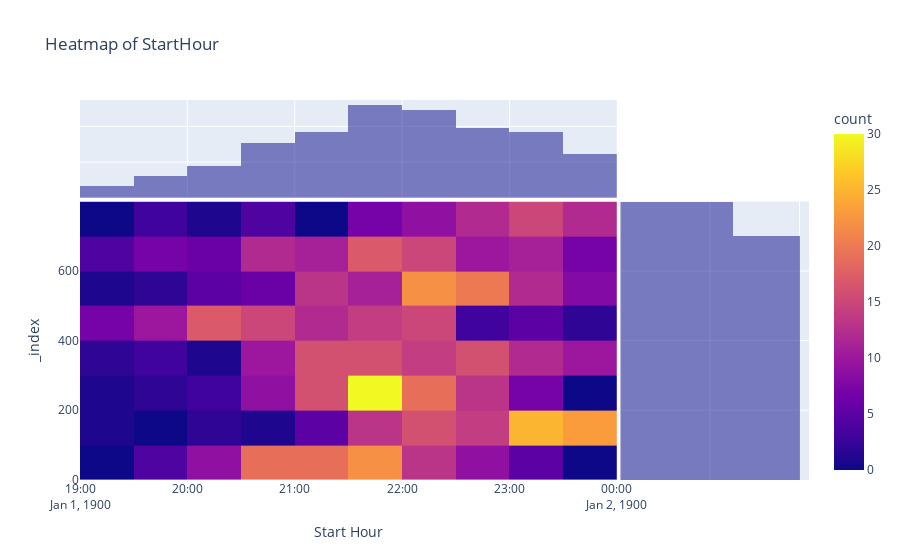
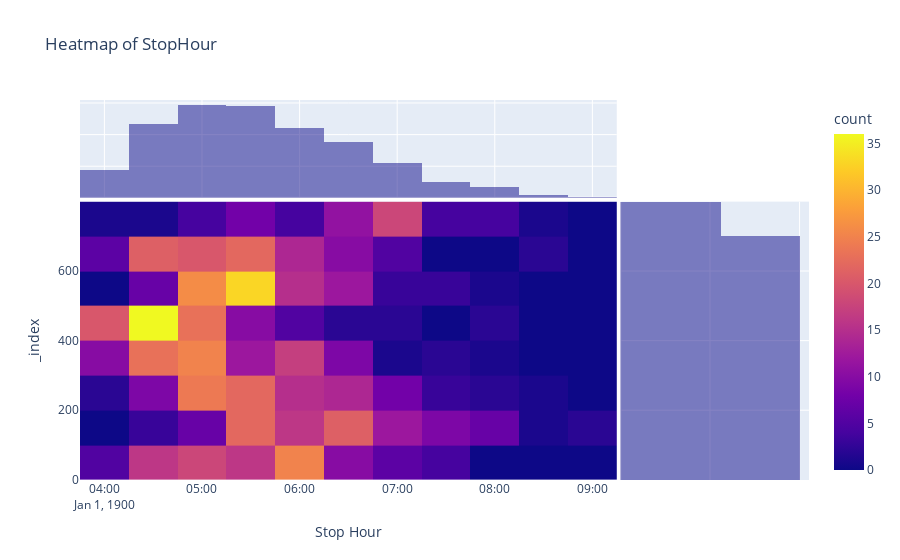

Source (notebook cell) for these figures, in order:
### Markdown cell above
On summer I am living more humid city than Istanbul that explains well.

### Code cell
# Load the CSV file
file_path = '/Users/saidildeniz/Downloads/cs210/merged_data_final.csv'
df = pd.read_csv(file_path)

# Drop rows where StartHour and StopHour are equal to '21:00'
df = df[df['StartHour'] != '21:00']
df = df[df['StopHour'] != '21:00']

# Drop rows with empty values
df = df.dropna(subset=['StartHour', 'StopHour'])

# Convert StartHour and StopHour to datetime objects for proper analysis
df['StartHour'] = pd.to_datetime(df['StartHour'], format='%H:%M')
df['StopHour'] = pd.to_datetime(df['StopHour'], format='%H:%M')

# Set the index to datetime columns
df_start_hour_filtered = df.set_index('StartHour').between_time('19:00', '23:59')
df_stop_hour_filtered = df.set_index('StopHour').between_time('04:00', '09:00')

# Reset the index for plotting
df_start_hour_filtered.reset_index(inplace=True)
df_stop_hour_filtered.reset_index(inplace=True)

# Create a heatmap for StartHour
fig_start_hour = px.density_heatmap(
    df_start_hour_filtered,
    x='StartHour',
    y=df_start_hour_filtered.index,
    marginal_x='histogram',
    marginal_y='histogram',
    title='Heatmap of StartHour',
    labels={'StartHour': 'Start Hour'},
)

# Create a heatmap for StopHour
fig_stop_hour = px.density_heatmap(
    df_stop_hour_filtered,
    x='StopHour',
    y=df_stop_hour_filtered.index,
    marginal_x='histogram',
    marginal_y='histogram',
    title='Heatmap of StopHour',
    labels={'StopHour': 'Stop Hour'},
)

# Show the plots
fig_start_hour.show()
fig_stop_hour.show()

### Figure 1 — Plotly figure (JSON) as saved in the notebook; plotly's stock layout.template omitted (floating-point values rounded to 4 significant figures; data arrays with more than 128 entries replaced by an {"elided": "..."} marker saying what was removed)
{"data": [{"coloraxis": "coloraxis", "hovertemplate": "Start Hour=%{x}<br>_index=%{y}<br>count=%{z}<extra></extra>", "name": "", "type": "histogram2d", "x": {"elided": "763 str values"}, "xaxis": "x", "xbingroup": "x", "y": {"elided": "763 int values"}, "yaxis": "y", "ybingroup": "y"}, {"alignmentgroup": "True", "bingroup": "x", "hovertemplate": "Start Hour=%{x}<br>count=%{y}<extra></extra>", "legendgroup": "", "marker": {"color": "#0d0887"}, "name": "", "offsetgroup": "", "opacity": 0.5, "showlegend": false, "type": "histogram", "x": {"elided": "763 str values"}, "xaxis": "x3", "yaxis": "y3"}, {"alignmentgroup": "True", "bingroup": "y", "hovertemplate": "_index=%{y}<br>count=%{x}<extra></extra>", "legendgroup": "", "marker": {"color": "#0d0887"}, "name": "", "offsetgroup": "", "opacity": 0.5, "showlegend": false, "type": "histogram", "xaxis": "x2", "y": {"elided": "763 int values"}, "yaxis": "y2"}], "layout": {"barmode": "overlay", "coloraxis": {"colorbar": {"title": {"text": "count"}}, "colorscale": [[0, "#0d0887"], [0.1111, "#46039f"], [0.2222, "#7201a8"], [0.3333, "#9c179e"], [0.4444, "#bd3786"], [0.5556, "#d8576b"], [0.6667, "#ed7953"], [0.7778, "#fb9f3a"], [0.8889, "#fdca26"], [1, "#f0f921"]]}, "legend": {"tracegroupgap": 0}, "title": {"text": "Heatmap of StartHour"}, "xaxis": {"anchor": "y", "domain": [0, 0.7363], "title": {"text": "Start Hour"}}, "xaxis2": {"anchor": "y2", "domain": [0.7413, 1], "matches": "x2", "showgrid": true, "showline": false, "showticklabels": false, "ticks": ""}, "xaxis3": {"anchor": "y3", "domain": [0, 0.7363], "matches": "x", "showgrid": true, "showticklabels": false}, "xaxis4": {"anchor": "y4", "domain": [0.7413, 1], "matches": "x2", "showgrid": true, "showline": false, "showticklabels": false, "ticks": ""}, "yaxis": {"anchor": "x", "domain": [0, 0.7326], "title": {"text": "_index"}}, "yaxis2": {"anchor": "x2", "domain": [0, 0.7326], "matches": "y", "showgrid": true, "showticklabels": false}, "yaxis3": {"anchor": "x3", "domain": [0.7426, 1], "matches": "y3", "showgrid": true, "showline": false, "showticklabels": false, "ticks": ""}, "yaxis4": {"anchor": "x4", "domain": [0.7426, 1], "matches": "y3", "showgrid": true, "showline": false, "showticklabels": false, "ticks": ""}}}

### Figure 2 — Plotly figure (JSON) as saved in the notebook; plotly's stock layout.template omitted (floating-point values rounded to 4 significant figures; data arrays with more than 128 entries replaced by an {"elided": "..."} marker saying what was removed)
{"data": [{"coloraxis": "coloraxis", "hovertemplate": "Stop Hour=%{x}<br>_index=%{y}<br>count=%{z}<extra></extra>", "name": "", "type": "histogram2d", "x": {"elided": "756 str values"}, "xaxis": "x", "xbingroup": "x", "y": {"elided": "756 int values"}, "yaxis": "y", "ybingroup": "y"}, {"alignmentgroup": "True", "bingroup": "x", "hovertemplate": "Stop Hour=%{x}<br>count=%{y}<extra></extra>", "legendgroup": "", "marker": {"color": "#0d0887"}, "name": "", "offsetgroup": "", "opacity": 0.5, "showlegend": false, "type": "histogram", "x": {"elided": "756 str values"}, "xaxis": "x3", "yaxis": "y3"}, {"alignmentgroup": "True", "bingroup": "y", "hovertemplate": "_index=%{y}<br>count=%{x}<extra></extra>", "legendgroup": "", "marker": {"color": "#0d0887"}, "name": "", "offsetgroup": "", "opacity": 0.5, "showlegend": false, "type": "histogram", "xaxis": "x2", "y": {"elided": "756 int values"}, "yaxis": "y2"}], "layout": {"barmode": "overlay", "coloraxis": {"colorbar": {"title": {"text": "count"}}, "colorscale": [[0, "#0d0887"], [0.1111, "#46039f"], [0.2222, "#7201a8"], [0.3333, "#9c179e"], [0.4444, "#bd3786"], [0.5556, "#d8576b"], [0.6667, "#ed7953"], [0.7778, "#fb9f3a"], [0.8889, "#fdca26"], [1, "#f0f921"]]}, "legend": {"tracegroupgap": 0}, "title": {"text": "Heatmap of StopHour"}, "xaxis": {"anchor": "y", "domain": [0, 0.7363], "title": {"text": "Stop Hour"}}, "xaxis2": {"anchor": "y2", "domain": [0.7413, 1], "matches": "x2", "showgrid": true, "showline": false, "showticklabels": false, "ticks": ""}, "xaxis3": {"anchor": "y3", "domain": [0, 0.7363], "matches": "x", "showgrid": true, "showticklabels": false}, "xaxis4": {"anchor": "y4", "domain": [0.7413, 1], "matches": "x2", "showgrid": true, "showline": false, "showticklabels": false, "ticks": ""}, "yaxis": {"anchor": "x", "domain": [0, 0.7326], "title": {"text": "_index"}}, "yaxis2": {"anchor": "x2", "domain": [0, 0.7326], "matches": "y", "showgrid": true, "showticklabels": false}, "yaxis3": {"anchor": "x3", "domain": [0.7426, 1], "matches": "y3", "showgrid": true, "showline": false, "showticklabels": false, "ticks": ""}, "yaxis4": {"anchor": "x4", "domain": [0.7426, 1], "matches": "y3", "showgrid": true, "showline": false, "showticklabels": false, "ticks": ""}}}
